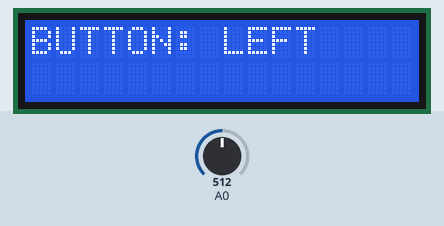
A sketch run on a simulated Arduino Uno, built with avr-gcc and run on an emulated ATmega328P. Shown: 16×2 character LCD. Inputs (shaded band) come from the test bench; at power-on: A0 = 512.

Above: at 1.2 s.
1.3 s: A0 set to 610
At 2.2 s:
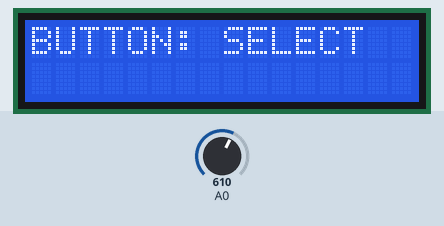
4.3 s: A0 set to 390
At 4.7 s:
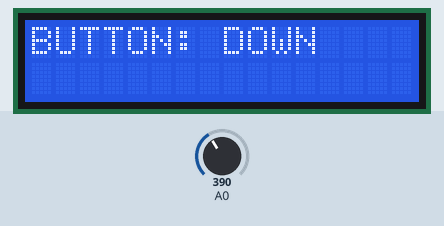
7.3 s: A0 set to 190
At 8.4 s:
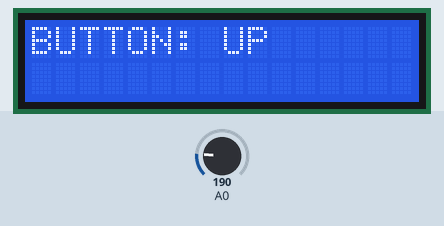
10.3 s: A0 set to 210
At 11.7 s:
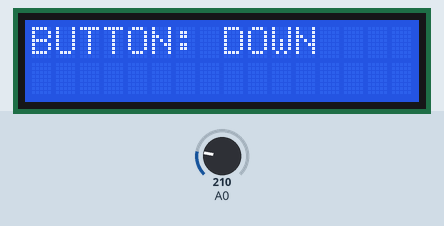
13.3 s: A0 set to 90
At 14.3 s:
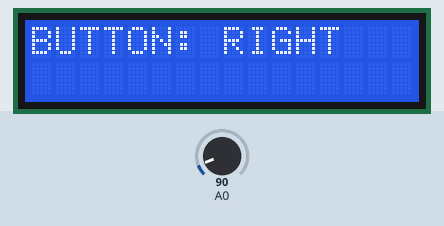
16.3 s: A0 set to 306
At 17.3 s:
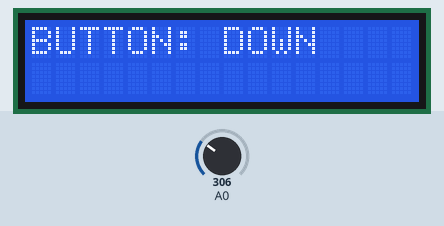
Timing chart, 0 to 19.3 s (numbered marks = the images above; inputs shaded):
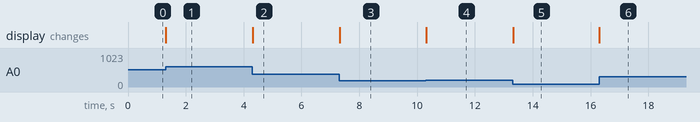

Measured:
- after the input at 1.3 s, the display: changes at once (image 1)
- after the input at 4.3 s, the display: changes at once (image 2)
- after the input at 7.3 s, the display: changes at once (image 3)
- after the input at 10.3 s, the display: changes at once (image 4)
- after the input at 13.3 s, the display: changes at once (image 5)
- after the input at 16.3 s, the display: changes at once (image 6)

The sketch:

sketch_feb25a.ino
```cpp
#include  <LiquidCrystal.h> //подключаем библиотеку

LiquidCrystal lcd(8, 9, 4, 5, 6, 7 );
int button;  //вводим числовые значения для кнопок
const int BUTTON_NONE   = 0; //присваиваем постоянное значение для BUTTON_NONE
const int BUTTON_RIGHT  = 1; //присваиваем постоянное значение для BUTTON_RIGHT
const int BUTTON_UP     = 2; //присваиваем постоянное значение для BUTTON_UP
const int BUTTON_DOWN   = 3; //присваиваем постоянное значение для BUTTON_DOWN
const int BUTTON_LEFT   = 4; //присваиваем постоянное значение для BUTTON_LEFT
const int BUTTON_SELECT = 5; //присваиваем постоянное значение для BUTTON_SELECT

int getPressedButton() //инициализация переменной
{
  int buttonValue = analogRead(0); // считываем значения с аналогового входа
  if (buttonValue < 100) { //если при нажатии кнопки значение меньше 100
    return BUTTON_RIGHT;   // выводим значение BUTTON_RIGHT
  }
  else if (buttonValue < 200) { //если при нажатии кнопки значение меньше 200
    return BUTTON_UP; // выводим значение BUTTON_UP
  }
  else if (buttonValue < 400){ //если при нажатии кнопки значение меньше 400
    return BUTTON_DOWN; // выводим значение BUTTON_DOWN
  }
  else if (buttonValue < 600){ //если при нажатии кнопки значение меньше 600
    return BUTTON_LEFT; // выводим значение BUTTON_LEFT
  }
  else if (buttonValue < 800){ //если при нажатии кнопки значение меньше 800
    return BUTTON_SELECT; // выводим значение BUTTON_SELECT
  }
  return BUTTON_NONE; //иначе, выводим значение BUTTON_NONE
}

void setup()
{
  lcd.begin(16, 2); //Инициализируем дисплей: 2 строки по 16 символов
  lcd.print("Helo world!");  //Выводи надпись www.helpduino.ru
}

void loop()
{
  button = getPressedButton();
  //Присваиваем занчение переменной getPressedButton к переменной button
  switch (button) //перебираем значения в цикле
  {
  case BUTTON_RIGHT: // при нажатии кнопки со значением BUTTON_RIGHT
    lcd.setCursor(0, 0); //устанавливаем курсор на 1 строку 1 столба
    lcd.print("                 "); //стираем текст дисплея
    lcd.setCursor(0, 0); //устанавливаем курсор на 1 строку 1 столба
    lcd.print("BUTTON: RIGHT");//выводим надпись BUTTON: RIGHT на экран
    break; //переходим к следующему значению цикла
  case BUTTON_LEFT: // при нажатии кнопки со значением BUTTON_LEFT
     lcd.setCursor(0, 0); //устанавливаем курсор на 1 строку 1 столба
    lcd.print("                 "); //стираем текст дисплея
    lcd.setCursor(0, 0); //устанавливаем курсор на 1 строку 1 столба
    lcd.print("BUTTON: LEFT"); //выводим надпись BUTTON: LEFT на экран
    break; //переходим к следующему значению цикла
  case BUTTON_UP: // при нажатии кнопки со значением BUTTON_UP
     lcd.setCursor(0, 0); //устанавливаем курсор на 1 строку 1 столба
    lcd.print("                 "); //стираем текст дисплея
    lcd.setCursor(0, 0); //устанавливаем курсор на 1 строку 1 столба
    lcd.print("BUTTON: UP"); //выводим надпись BUTTON: UP на экран
    break; //переходим к следующему значению цикла
  case BUTTON_DOWN: // при нажатии кнопки со значением BUTTON_DOWN
     lcd.setCursor(0, 0); //устанавливаем курсор на 1 строку 1 столба
    lcd.print("                 "); //стираем текст дисплея
    lcd.setCursor(0, 0); //устанавливаем курсор на 1 строку 1 столба
    lcd.print("BUTTON: DOWN"); //выводим надпись BUTTON: DOWN на экран
    break; //переходим к следующему значению цикла
  case BUTTON_SELECT: // при нажатии кнопки со значением BUTTON_SELECT
     lcd.setCursor(0, 0); //устанавливаем курсор на 1 строку 1 столба
    lcd.print("                 "); //стираем текст дисплея
    lcd.setCursor(0, 0); //устанавливаем курсор на 1 строку 1 столба
    lcd.print("BUTTON: SELECT"); //выводим надпись BUTTON: SELECT на экран
    break; //переходим к следующему значению цикла
  }
}
```
